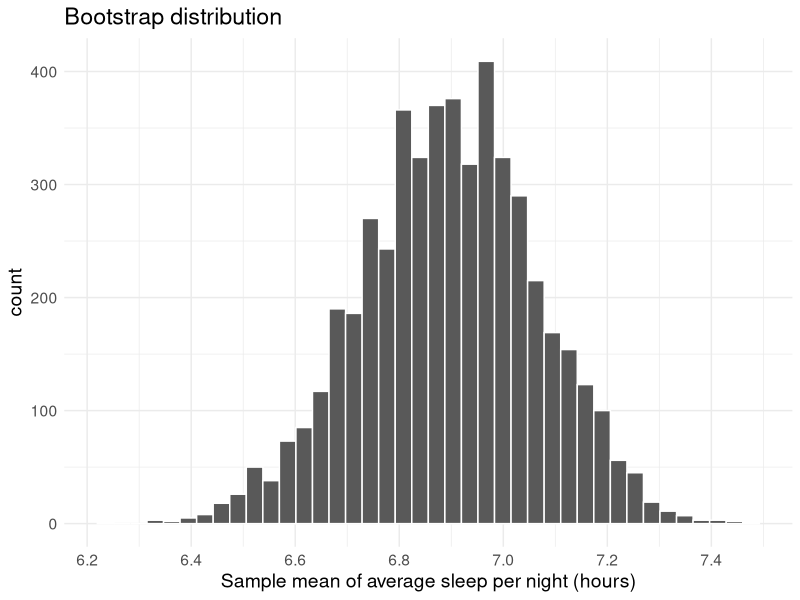
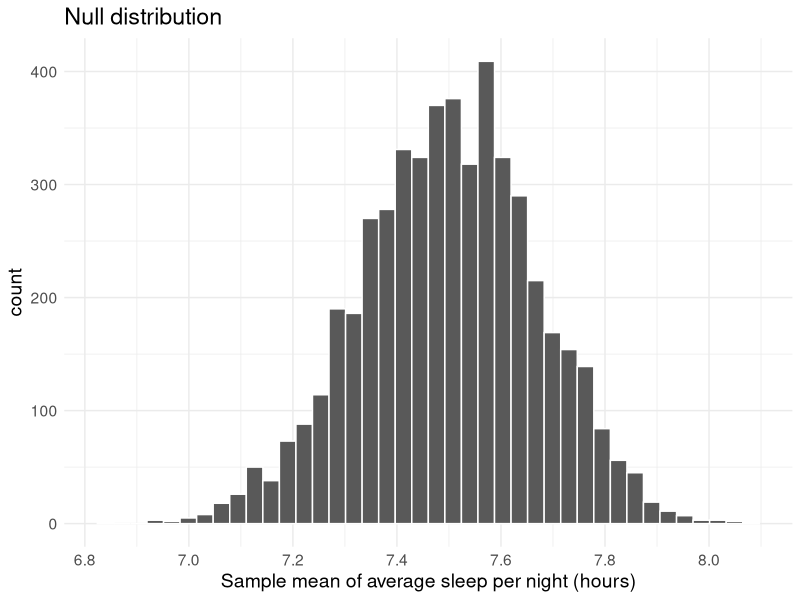
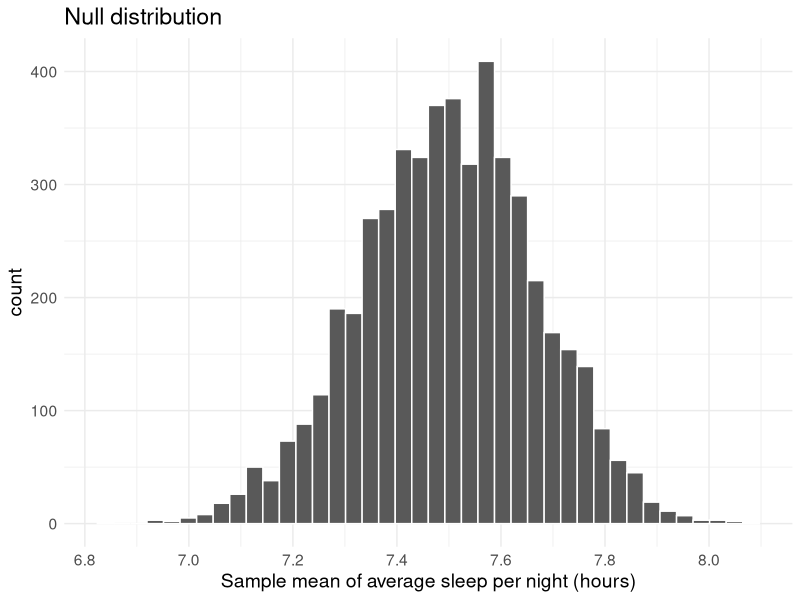

The R script that drew these images, in order:
## ---- chunk 1
library(tidyverse)
dat <- read_csv("../data/stat201_data.csv")
sleep <- dat$avg_sleep
n <- length(sleep)
xbar <- round(mean(sleep), 3)
set.seed(1230)
## ---- chunk 2
B <- 5000
boot_means <- rep(NA, B)
for(b in 1:B){
  x_boot <- sample(sleep, n, replace = T)
  boot_means[b] <- mean(x_boot)
}
## ---- chunk 3
p1 <- data.frame(means = boot_means) |>
  ggplot(aes(x = means)) +
  geom_histogram(col = "white", bins = 40) +
  labs(x = "Sample mean of average sleep per night (hours)", title = "Bootstrap distribution") +
  theme_minimal()+
  theme(text = element_text(size = 14))+
  scale_x_continuous(n.breaks = 8) 
p1
## ---- chunk 4
#| code-line-numbers: true
mu0 <- 7.5

# xbar stores observed sample mean
shift <- xbar - mu0

# boot_means is a vector holding B bootstrapped sample means
null_dist <- boot_means - shift
## ---- chunk 5
null_dist_df <- data.frame(means = null_dist) |>
  mutate(extreme = (means <= mu0 + shift) | (means >= mu0 - shift)  )
p2 <-  null_dist_df |>
  ggplot(aes(x = means)) +
  geom_histogram(col = "white", bins = 40) +
  labs(x = "Sample mean of average sleep per night (hours)", title = "Null distribution")  +
  theme_minimal()+
  theme(text = element_text(size = 14))+
  scale_x_continuous(n.breaks = 8) 
p2
## ---- chunk 6
p2
